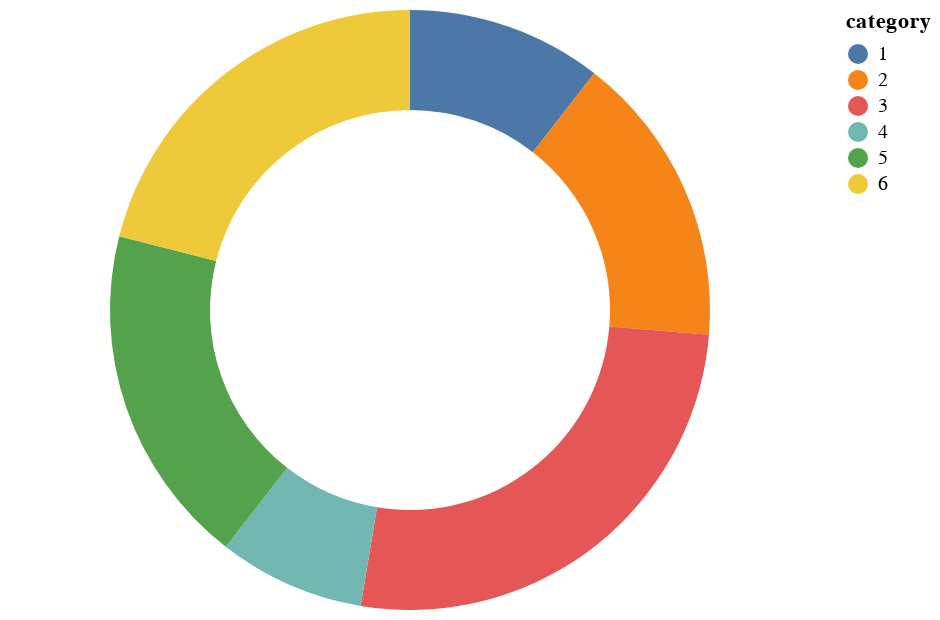

The code cell stored with this chart in its notebook:
### Markdown cell above
In order to stack the bars, we to change the encoding such that all bars are corresponding to the same x value. To do this, we add a new column named "name" in our data frame. We set its values to the string "category" for all observations. This time, we use the column "value" as the x coordinate and the column "name" as the y coordinate in our bar chart so that bars are stacked horizontally. Altair automatically stacks the bars on top of one another when multiple observations correspond to the same categorical data.

The horizontal stacked bars are very useful because it uses the space more effecitvely than vertically stacked bar charts. Now, let get back to the main goal of this case study: generate a donut chart!

### Code cell
base2 = base.encode(theta="value:Q", color="category:N")
donut_chart = base2.mark_arc(innerRadius=100, outerRadius=150)
donut_chart

### Figure 1 — Vega-Lite specification as saved in the notebook (floating-point values rounded to 4 significant figures)
{"config": {"view": {"continuousWidth": 400, "continuousHeight": 300}}, "data": {"name": "data-b2cfa2dd68d6dd58acc11cee098fb8d9"}, "mark": {"type": "arc", "innerRadius": 100, "outerRadius": 150}, "encoding": {"color": {"field": "category", "type": "nominal"}, "theta": {"field": "value", "type": "quantitative"}}, "$schema": "https://vega.github.io/schema/vega-lite/v4.17.0.json", "datasets": {"data-b2cfa2dd68d6dd58acc11cee098fb8d9": [{"category": 1, "value": 4, "name": "category"}, {"category": 2, "value": 6, "name": "category"}, {"category": 3, "value": 10, "name": "category"}, {"category": 4, "value": 3, "name": "category"}, {"category": 5, "value": 7, "name": "category"}, {"category": 6, "value": 8, "name": "category"}]}}
